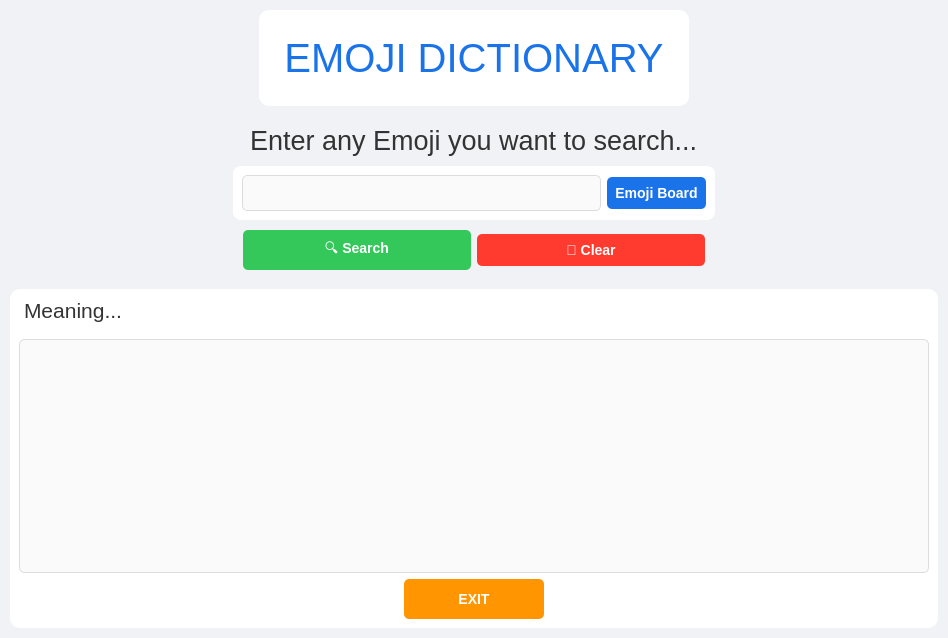
<?xml version="1.0" encoding="UTF-8"?>
<ui version="4.0">
 <class>MainWindow</class>
 <widget class="QMainWindow" name="MainWindow">
  <property name="geometry">
   <rect>
    <x>0</x>
    <y>0</y>
    <width>948</width>
    <height>638</height>
   </rect>
  </property>
  <property name="windowTitle">
   <string>MainWindow</string>
  </property>
  <property name="styleSheet">
   <string notr="true">background-color: #f0f2f5;</string>
  </property>
  <widget class="QWidget" name="centralwidget">
   <property name="styleSheet">
    <string notr="true">background-color: transparent;</string>
   </property>
   <layout class="QVBoxLayout" name="verticalLayout">
    <property name="spacing">
     <number>8</number>
    </property>
    <property name="leftMargin">
     <number>10</number>
    </property>
    <property name="topMargin">
     <number>10</number>
    </property>
    <property name="rightMargin">
     <number>10</number>
    </property>
    <property name="bottomMargin">
     <number>10</number>
    </property>
    <item alignment="Qt::AlignHCenter|Qt::AlignTop">
     <widget class="QFrame" name="frame">
      <property name="styleSheet">
       <string notr="true">background-color: #ffffff;
                border-radius: 10px;
                padding: 15px;</string>
      </property>
      <property name="frameShape">
       <enum>QFrame::StyledPanel</enum>
      </property>
      <property name="frameShadow">
       <enum>QFrame::Raised</enum>
      </property>
      <layout class="QVBoxLayout" name="verticalLayout_2">
       <property name="spacing">
        <number>0</number>
       </property>
       <property name="leftMargin">
        <number>0</number>
       </property>
       <property name="topMargin">
        <number>0</number>
       </property>
       <property name="rightMargin">
        <number>0</number>
       </property>
       <property name="bottomMargin">
        <number>0</number>
       </property>
       <item alignment="Qt::AlignHCenter|Qt::AlignVCenter">
        <widget class="QLabel" name="label">
         <property name="font">
          <font>
           <pointsize>30</pointsize>
          </font>
         </property>
         <property name="styleSheet">
          <string notr="true">color: #1a73e8;
                padding: 10px;</string>
         </property>
         <property name="text">
          <string>EMOJI DICTIONARY</string>
         </property>
         <property name="alignment">
          <set>Qt::AlignCenter</set>
         </property>
        </widget>
       </item>
      </layout>
     </widget>
    </item>
    <item alignment="Qt::AlignHCenter|Qt::AlignTop">
     <widget class="QFrame" name="frame_2">
      <property name="sizePolicy">
       <sizepolicy hsizetype="Preferred" vsizetype="Preferred">
        <horstretch>0</horstretch>
        <verstretch>0</verstretch>
       </sizepolicy>
      </property>
      <property name="minimumSize">
       <size>
        <width>0</width>
        <height>0</height>
       </size>
      </property>
      <property name="styleSheet">
       <string notr="true">background-color: transparent;</string>
      </property>
      <property name="frameShape">
       <enum>QFrame::StyledPanel</enum>
      </property>
      <property name="frameShadow">
       <enum>QFrame::Raised</enum>
      </property>
      <layout class="QVBoxLayout" name="verticalLayout_4">
       <property name="spacing">
        <number>0</number>
       </property>
       <property name="leftMargin">
        <number>0</number>
       </property>
       <property name="topMargin">
        <number>0</number>
       </property>
       <property name="rightMargin">
        <number>0</number>
       </property>
       <property name="bottomMargin">
        <number>0</number>
       </property>
       <item>
        <widget class="QLabel" name="label_2">
         <property name="font">
          <font>
           <pointsize>20</pointsize>
          </font>
         </property>
         <property name="styleSheet">
          <string notr="true">color: #333333;
                padding: 10px;</string>
         </property>
         <property name="text">
          <string>Enter any Emoji you want to search...</string>
         </property>
        </widget>
       </item>
       <item>
        <widget class="QFrame" name="frame_4">
         <property name="styleSheet">
          <string notr="true">background-color: #ffffff;
                border-radius: 8px;</string>
         </property>
         <property name="frameShape">
          <enum>QFrame::StyledPanel</enum>
         </property>
         <property name="frameShadow">
          <enum>QFrame::Raised</enum>
         </property>
         <layout class="QHBoxLayout" name="horizontalLayout">
          <item>
           <widget class="QLineEdit" name="lineEdit">
            <property name="font">
             <font>
              <pointsize>14</pointsize>
             </font>
            </property>
            <property name="styleSheet">
             <string notr="true">QLineEdit {
                border: 1px solid #dcdcdc;
                border-radius: 5px;
                padding: 8px;
                font-size: 14px;
                background-color: #fafafa;
            }
            QLineEdit:focus {
                border-color: #1a73e8;
                background-color: #ffffff;
            }</string>
            </property>
           </widget>
          </item>
          <item>
           <widget class="QPushButton" name="pushButton">
            <property name="enabled">
             <bool>true</bool>
            </property>
            <property name="font">
             <font>
              <pointsize>14</pointsize>
              <weight>62</weight>
              <bold>true</bold>
             </font>
            </property>
            <property name="styleSheet">
             <string notr="true">QPushButton {
                background-color: #1a73e8;
                color: white;
                border-radius: 5px;
                padding: 8px;
                font-size: 14px;
                font-weight: 500;
            }
            QPushButton:hover {
                background-color: #1557b0;
            }
            QPushButton:pressed {
                background-color: #104080;
            }</string>
            </property>
            <property name="text">
             <string>Emoji Board</string>
            </property>
           </widget>
          </item>
         </layout>
        </widget>
       </item>
       <item>
        <widget class="QFrame" name="frame_5">
         <property name="styleSheet">
          <string notr="true">background-color: transparent;</string>
         </property>
         <property name="frameShape">
          <enum>QFrame::StyledPanel</enum>
         </property>
         <property name="frameShadow">
          <enum>QFrame::Raised</enum>
         </property>
         <layout class="QHBoxLayout" name="horizontalLayout_2">
          <item>
           <widget class="QPushButton" name="pushButton_2">
            <property name="font">
             <font>
              <pointsize>14</pointsize>
              <weight>62</weight>
              <bold>true</bold>
             </font>
            </property>
            <property name="styleSheet">
             <string notr="true">QPushButton {
                background-color: #34c759;
                color: white;
                border-radius: 5px;
                padding: 8px;
                font-size: 14px;
                font-weight: 500;
            }
            QPushButton:hover {
                background-color: #2ea44f;
            }
            QPushButton:pressed {
                background-color: #26833b;
            }</string>
            </property>
            <property name="text">
             <string>🔍 Search</string>
            </property>
           </widget>
          </item>
          <item>
           <widget class="QPushButton" name="pushButton_3">
            <property name="font">
             <font>
              <pointsize>14</pointsize>
              <weight>62</weight>
              <bold>true</bold>
             </font>
            </property>
            <property name="styleSheet">
             <string notr="true">QPushButton {
                background-color: #ff3b30;
                color: white;
                border-radius: 5px;
                padding: 8px;
                font-size: 14px;
                font-weight: 500;
            }
            QPushButton:hover {
                background-color: #cc2f27;
            }
            QPushButton:pressed {
                background-color: #99231f;
            }</string>
            </property>
            <property name="text">
             <string>🧹 Clear</string>
            </property>
           </widget>
          </item>
         </layout>
        </widget>
       </item>
      </layout>
     </widget>
    </item>
    <item>
     <widget class="QFrame" name="frame_3">
      <property name="sizePolicy">
       <sizepolicy hsizetype="Preferred" vsizetype="MinimumExpanding">
        <horstretch>0</horstretch>
        <verstretch>0</verstretch>
       </sizepolicy>
      </property>
      <property name="styleSheet">
       <string notr="true">background-color: #ffffff;
                border-radius: 10px;</string>
      </property>
      <property name="frameShape">
       <enum>QFrame::StyledPanel</enum>
      </property>
      <property name="frameShadow">
       <enum>QFrame::Raised</enum>
      </property>
      <layout class="QVBoxLayout" name="verticalLayout_3">
       <item>
        <widget class="QLabel" name="label_3">
         <property name="font">
          <font>
           <pointsize>16</pointsize>
           <weight>50</weight>
           <bold>false</bold>
          </font>
         </property>
         <property name="styleSheet">
          <string notr="true">color: #333333;
                padding-bottom: 10px;</string>
         </property>
         <property name="text">
          <string>Meaning...</string>
         </property>
        </widget>
       </item>
       <item>
        <widget class="QTextEdit" name="textEdit">
         <property name="font">
          <font>
           <pointsize>14</pointsize>
          </font>
         </property>
         <property name="styleSheet">
          <string notr="true"> QTextEdit {
                border: 1px solid #dcdcdc;
                border-radius: 5px;
                padding: 10px;
                font-size: 14px;
                background-color: #fafafa;
            }
            QTextEdit:focus {
                border-color: #1a73e8;
                background-color: #ffffff;
            }</string>
         </property>
         <property name="html">
          <string>&lt;!DOCTYPE HTML PUBLIC &quot;-//W3C//DTD HTML 4.0//EN&quot; &quot;http://www.w3.org/TR/REC-html40/strict.dtd&quot;&gt;
&lt;html&gt;&lt;head&gt;&lt;meta name=&quot;qrichtext&quot; content=&quot;1&quot; /&gt;&lt;style type=&quot;text/css&quot;&gt;
p, li { white-space: pre-wrap; }
&lt;/style&gt;&lt;/head&gt;&lt;body style=&quot; font-family:'MS Shell Dlg 2'; font-size:14px; font-weight:400; font-style:normal;&quot;&gt;
&lt;p style=&quot;-qt-paragraph-type:empty; margin-top:0px; margin-bottom:0px; margin-left:0px; margin-right:0px; -qt-block-indent:0; text-indent:0px; font-size:20pt;&quot;&gt;&lt;br /&gt;&lt;/p&gt;&lt;/body&gt;&lt;/html&gt;</string>
         </property>
        </widget>
       </item>
       <item alignment="Qt::AlignHCenter">
        <widget class="QPushButton" name="pushButton_4">
         <property name="minimumSize">
          <size>
           <width>140</width>
           <height>40</height>
          </size>
         </property>
         <property name="font">
          <font>
           <pointsize>14</pointsize>
           <weight>62</weight>
           <bold>true</bold>
          </font>
         </property>
         <property name="styleSheet">
          <string notr="true">QPushButton {
                background-color: #ff9500;
                color: white;
                border-radius: 5px;
                padding: 10px;
                font-size: 14px;
                font-weight: 500;
            }
            QPushButton:hover {
                background-color: #cc7700;
            }
            QPushButton:pressed {
                background-color: #995900;
            }</string>
         </property>
         <property name="text">
          <string>EXIT</string>
         </property>
        </widget>
       </item>
      </layout>
     </widget>
    </item>
   </layout>
  </widget>
 </widget>
 <resources/>
 <connections/>
</ui>
